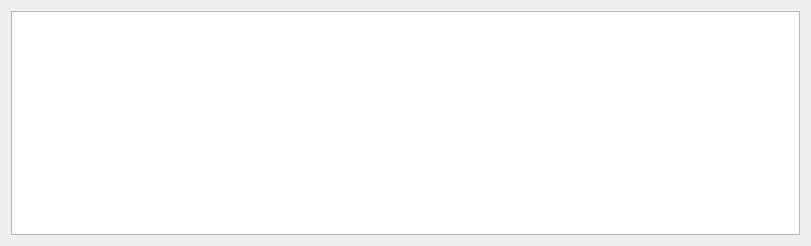
<?xml version="1.0" encoding="UTF-8"?>
<ui version="4.0">
<class>ViewSelectedSourceDataset</class>
<widget class="QWidget" name="ViewSelectedSourceDataset">
<property name="geometry">
<rect>
<x>0</x>
<y>0</y>
<width>811</width>
<height>246</height>
</rect>
</property>
<property name="windowTitle">
<string>Form</string>
</property>
<layout class="QVBoxLayout" name="verticalLayout_2">
<item>
<widget class="QTableWidget" name="datasetTableWidget"/>
</item>
</layout>
</widget>
<resources/>
<connections/>
</ui>
